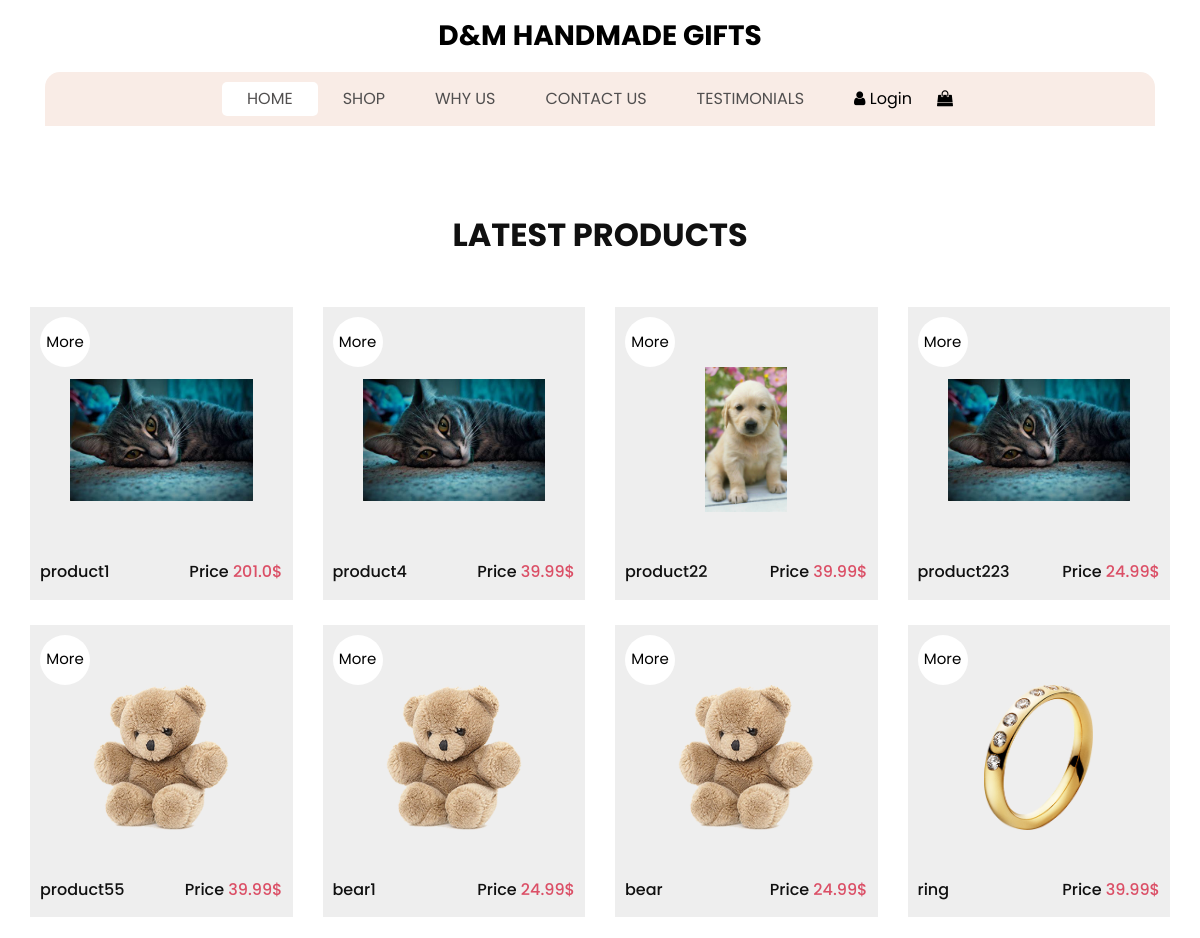
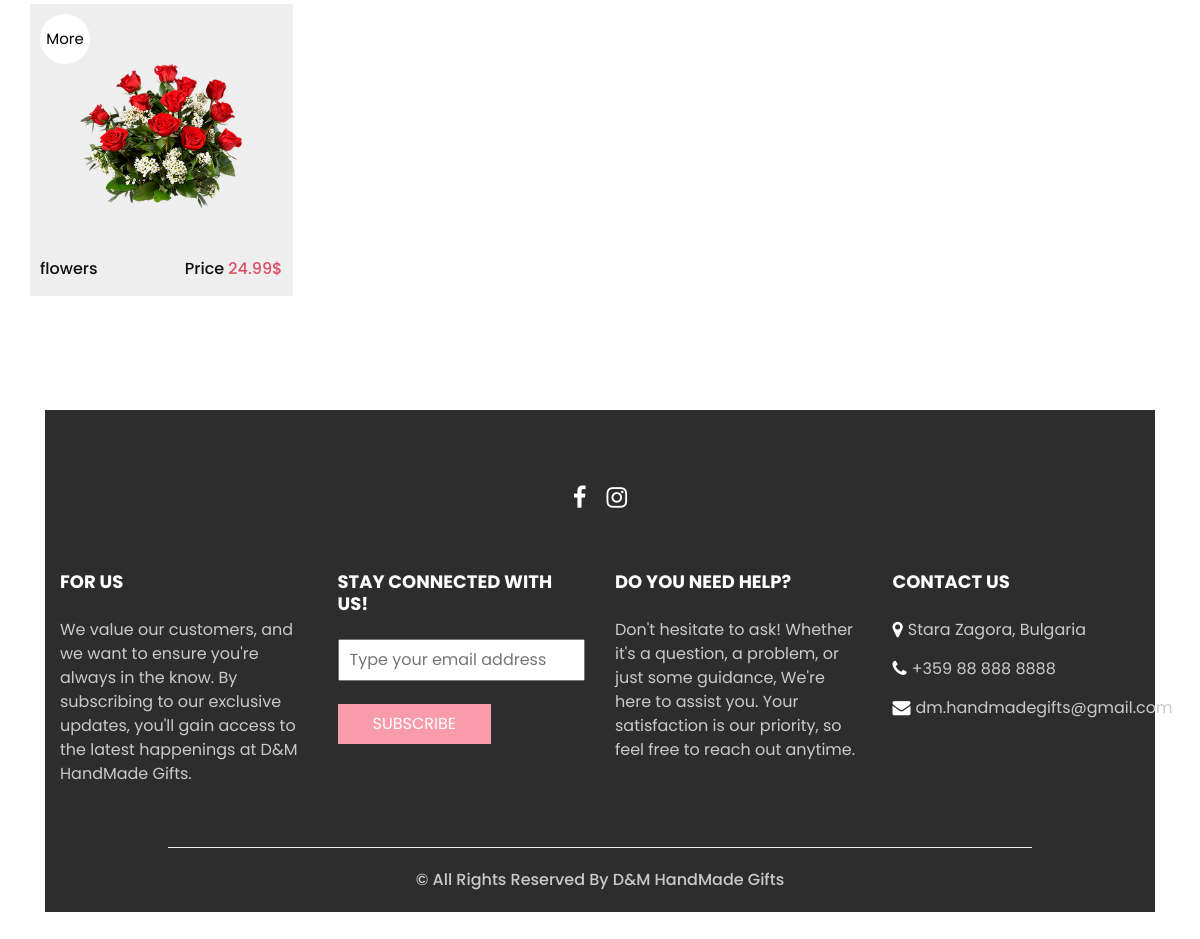
The app's page /shop/ with its own data (2 pictures, top to bottom).
### online_shop/products/models.py (models this page shows, shortened)
class Product(models.Model):
    NAME_MAX_LEN = 30
    NAME_MIN_LEN = 2
    DESC_MAX_LEN = 300
    DESC_MIN_LEN = 10
    name = models.CharField(
        max_length=NAME_MAX_LEN,
        validators=(
            validators.MinLengthValidator(NAME_MIN_LEN),
        )
    )
    photo = models.ImageField(
        upload_to='product_photos/',
        null=False,
        blank=False,
        validators=(
            validate_file_less_than_5mb,
        )
    )
    description = models.CharField(
        max_length=DESC_MAX_LEN,
        validators=(
            validators.MinLengthValidator(DESC_MIN_LEN),
        )
    )
    price = models.FloatField(
        null=False,
        blank=False,
        validators=(
            validate_value_is_greater_than_zero,
        )
    )

### online_shop/web/views.py (the view)
# urls.py: path('shop/', ShopPageView.as_view(), name='shop_page'),
class ShopPageView(views.ListView):
    template_name = 'core/shop.html'
    model = Product
    extra_context = {
        'products': Product.objects.all()
    }

### templates/core/shop.html (shortened to what this page needs)
{% extends 'common/base.html' %}
{% load static %}
{% block content %}
    <section class="shop_section layout_padding">
        <div class="container">
            <div class="heading_container heading_center">
                <h2>
                    Latest Products
                </h2>
            </div>
            <div class="row">
                {% for product in products %}
                    <div class="col-sm-6 col-md-4 col-lg-3">
                        <div class="box">
                            <div class="img-box">
                                <img src="/media/{{ product.photo }}" alt="">
                            </div>
                            <div class="detail-box">
                                <h6>
                                    {{ product.name }}
                                </h6>
                                <h6>
                                    Price
                                    <span>
                                        {{ product.price }}$
                                    </span>
                                </h6>
                            </div>
                            <div class="new">
                                <a href="{% url 'details_product' pk=product.pk %}">More</a>
                            </div>
                        </div>
                    </div>
                {% endfor %}
                </div>
            </div>
    </section>
{% endblock %}

### static/css/style.css (style rules this page uses)
body { font-family: "poppins", sans-serif; color: #101010; background-color: #ffffff; }
.layout_padding { padding-top: 90px; padding-bottom: 90px; }
.heading_container { display: -webkit-box; display: -ms-flexbox; display: flex; -webkit-box-orient: vertical; -webkit-box-direction: normal; -ms-flex-direction: column; flex-direction: column; }
.heading_container h2 { text-transform: uppercase; font-weight: bold; }
.heading_container.heading_center { -webkit-box-align: center; -ms-flex-align: center; align-items: center; text-align: center; }
a, a:hover, a:focus { text-decoration: none; }
.shop_section .heading_container { margin-bottom: 20px; }
.shop_section .box { background-color: #eeeeee; position: relative; padding: 10px; margin-top: 25px; }
.shop_section .box a { color: #000000; }
.shop_section .box .img-box { display: -webkit-box; display: -ms-flexbox; display: flex; -webkit-box-pack: center; -ms-flex-pack: center; justify-content: center; -webkit-box-align: center; -ms-flex-align: center; align-items: center; padding: 15px 30px; height: 245px; }
.shop_section .box .img-box img { max-width: 100%; max-height: 145px; }
.shop_section .box .detail-box { display: -webkit-box; display: -ms-flexbox; display: flex; -webkit-box-pack: justify; -ms-flex-pack: justify; justify-content: space-between; }
.shop_section .box .detail-box h6 span { color: #db4f66; }
.shop_section .box .new { width: 50px; height: 50px; position: absolute; top: 10px; left: 10px; background-color: #ffffff; display: -webkit-box; display: -ms-flexbox; display: flex; -webkit-box-pack: center; -ms-flex-pack: center; justify-content: center; -webkit-box-align: center; -ms-flex-align: center; align-items: center; border-radius: 100%; font-size: 15px; }

### static/css/responsive.css (style rules this page uses)
@media (min-width: 1200px) { .container { max-width: 1170px; } }

### records on screen
Product: photo (picture), name "product1", price "201.0"
Product: photo (picture), name "product4", price "39.99"
Product: photo (picture), name "product22", price "39.99"
Product: photo (picture), name "product223", price "24.99"
Product: photo (picture), name "product55", price "39.99"
Product: photo (picture), name "bear1", price "24.99"
Product: photo (picture), name "bear", price "24.99"
Product: photo (picture), name "ring", price "39.99"
Product: photo (picture), name "flowers", price "24.99"
